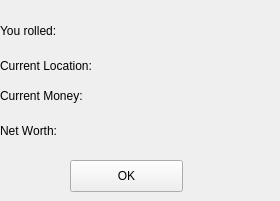
     <widget class="QWidget" name="page_14l">
      <widget class="QLabel" name="label_l2_5">
       <property name="geometry">
        <rect>
         <x>120</x>
         <y>50</y>
         <width>151</width>
         <height>31</height>
        </rect>
       </property>
       <property name="text">
        <string/>
       </property>
      </widget>
      <widget class="QLabel" name="label_l3_5">
       <property name="geometry">
        <rect>
         <x>100</x>
         <y>80</y>
         <width>131</width>
         <height>31</height>
        </rect>
       </property>
       <property name="text">
        <string/>
       </property>
      </widget>
      <widget class="QPushButton" name="pushButton_l6">
       <property name="geometry">
        <rect>
         <x>70</x>
         <y>160</y>
         <width>113</width>
         <height>32</height>
        </rect>
       </property>
       <property name="text">
        <string>OK</string>
       </property>
      </widget>
      <widget class="QLabel" name="label_l1_5">
       <property name="geometry">
        <rect>
         <x>100</x>
         <y>10</y>
         <width>61</width>
         <height>31</height>
        </rect>
       </property>
       <property name="text">
        <string/>
       </property>
      </widget>
      <widget class="QLabel" name="label_94">
       <property name="geometry">
        <rect>
         <x>0</x>
         <y>50</y>
         <width>111</width>
         <height>31</height>
        </rect>
       </property>
       <property name="text">
        <string>Current Location:</string>
       </property>
      </widget>
      <widget class="QLabel" name="label_95">
       <property name="geometry">
        <rect>
         <x>0</x>
         <y>80</y>
         <width>111</width>
         <height>31</height>
        </rect>
       </property>
       <property name="text">
        <string>Current Money:</string>
       </property>
      </widget>
      <widget class="QLabel" name="label_96">
       <property name="geometry">
        <rect>
         <x>0</x>
         <y>10</y>
         <width>81</width>
         <height>41</height>
        </rect>
       </property>
       <property name="text">
        <string>You rolled:</string>
       </property>
      </widget>
      <widget class="QLabel" name="label_234">
       <property name="geometry">
        <rect>
         <x>0</x>
         <y>110</y>
         <width>81</width>
         <height>41</height>
        </rect>
       </property>
       <property name="text">
        <string>Net Worth:</string>
       </property>
      </widget>
      <widget class="QLabel" name="label_l3_31">
       <property name="geometry">
        <rect>
         <x>100</x>
         <y>110</y>
         <width>131</width>
         <height>31</height>
        </rect>
       </property>
       <property name="text">
        <string/>
       </property>
      </widget>
     </widget>
